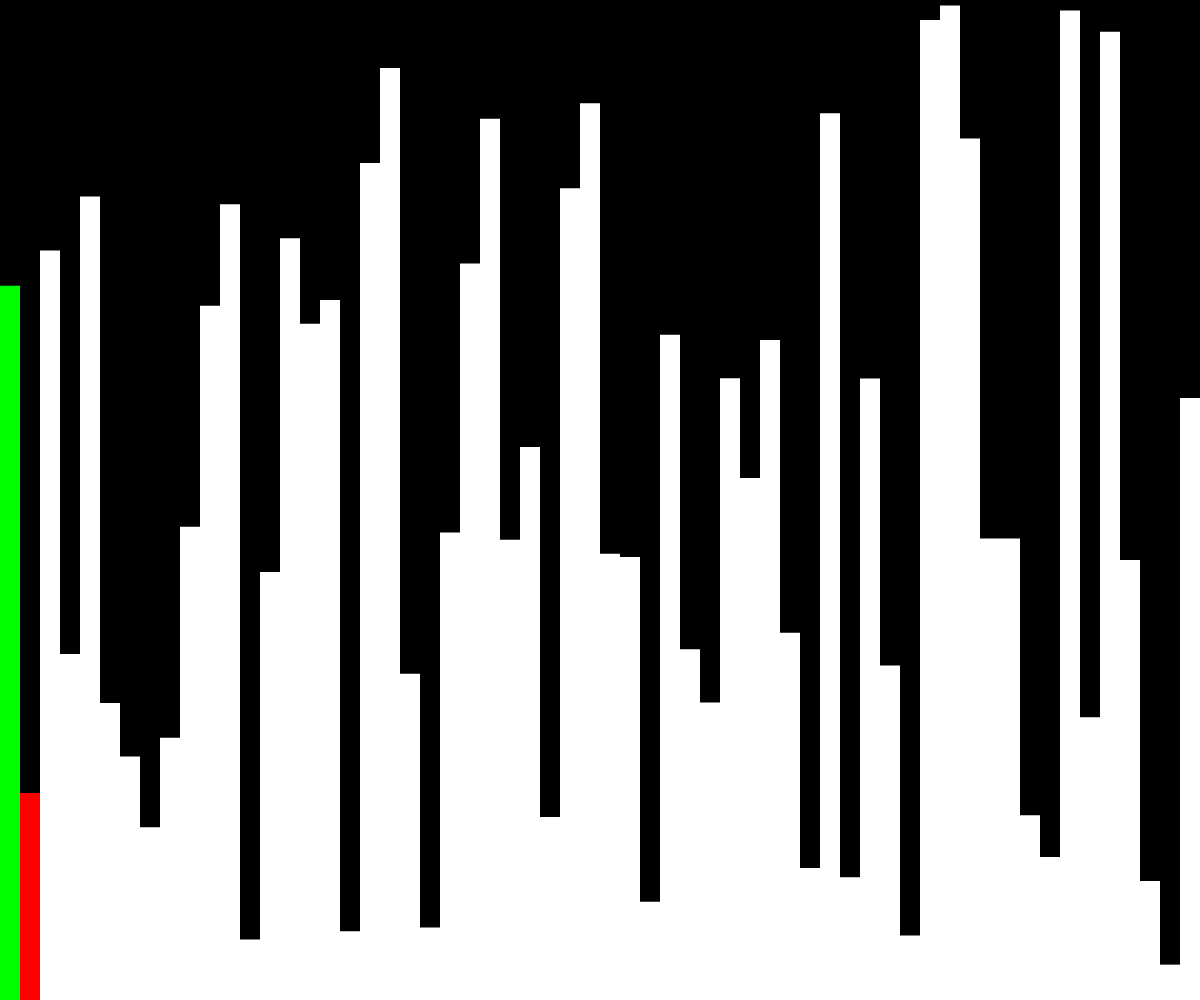
Frame 1 (no input)
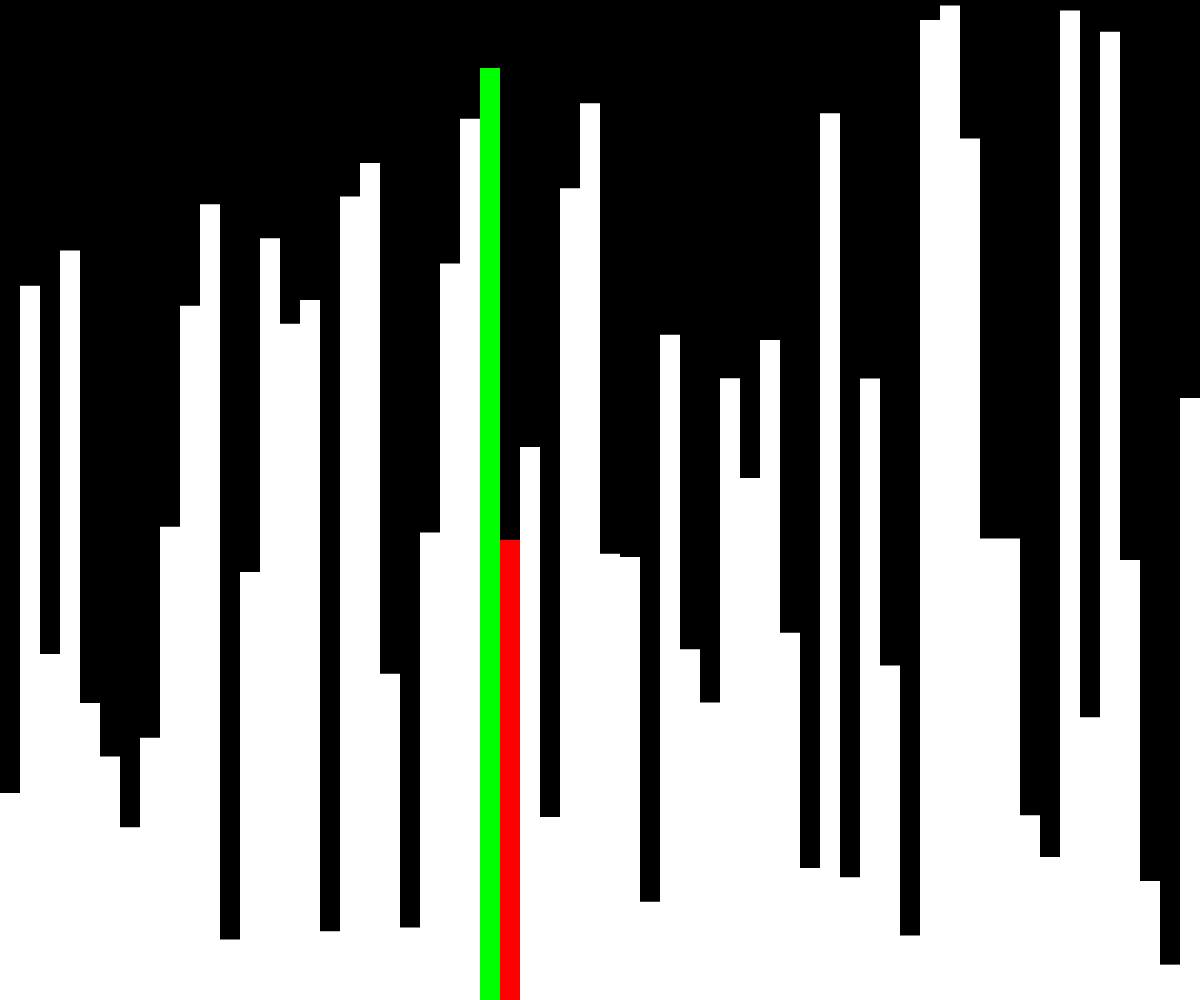
Frame 60 (no input)
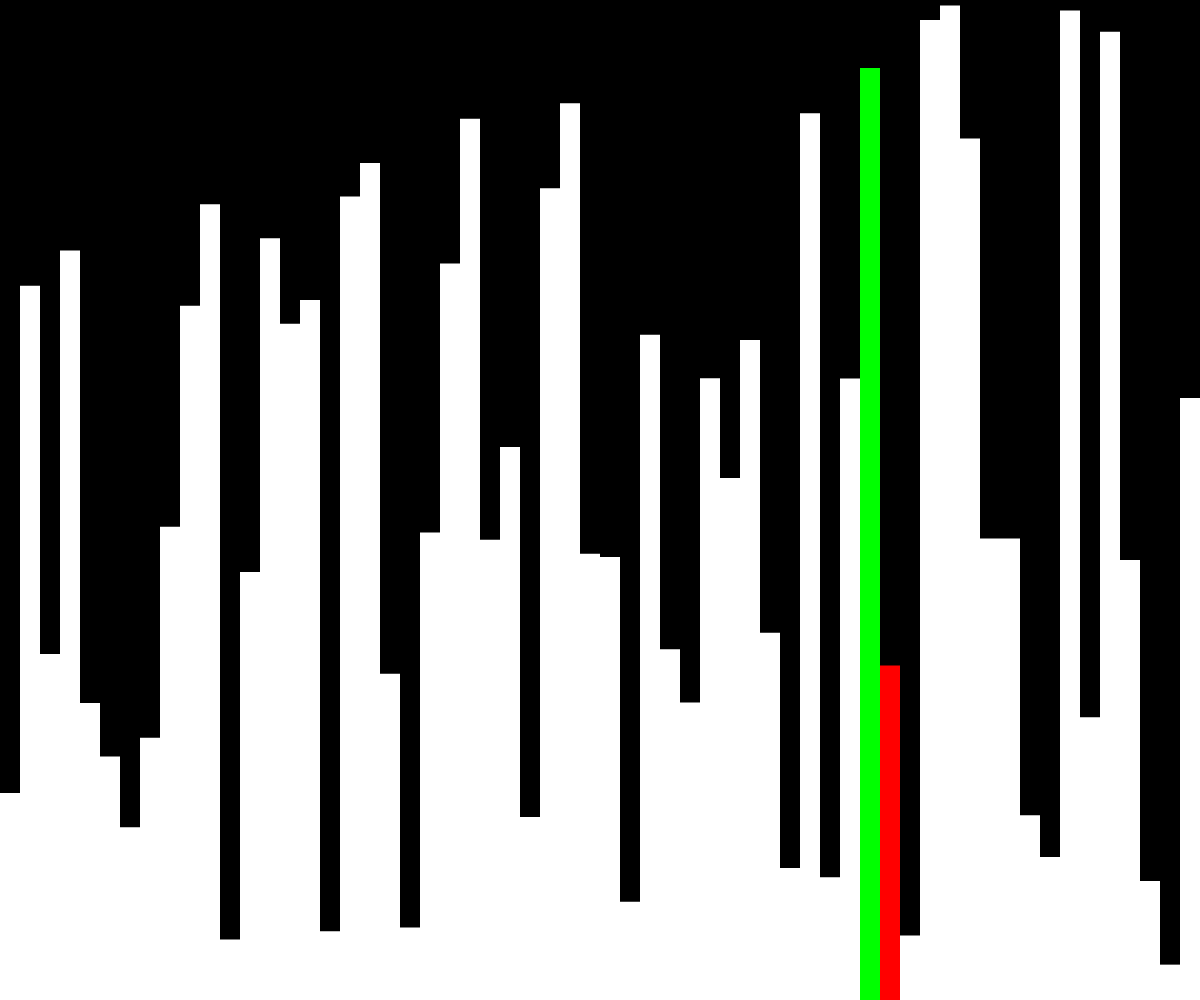
Frame 120 (the mouse pressed at the canvas centre since frame 60)

The p5.js sketch that drew these frames (run headless with seeded random() and noise() and a simulated clock; from frame 60 on, the mouse is pressed at the canvas centre):

// p5.js sketch
// ── sketch.js
let sequence = [];
let barWidth = 20;

let states = [];

function setup() {
  createCanvas(windowWidth, windowHeight);
  sequence = new Array(floor(width / barWidth));
  for (let i = 0; i < sequence.length; i++) {
    sequence[i] = random(height);
    states[i] = 0;
  }

  bubbleSort(sequence, sequence.length);
}

async function bubbleSort(arr, n) {
  for (let i = 0; i < n; i++) {
    for (let j = 0; j < n - i - 1; j++) {
      states[j] = 1;
      states[j + 1] = 2;
      if (arr[j] > arr[j + 1]) {
        await swap(arr, j, j + 1);
      }
      states[j] = 0;
      states[j + 1] = 0;
    }
  }
}

async function swap(arr, a, b) {
  await sleep(100);
  let temp = arr[a];
  arr[a] = arr[b];
  arr[b] = temp;
}

function sleep(ms) {
  return new Promise((resolve) => setTimeout(resolve, ms));
}

function draw() {
  background(0);
  noStroke();

  for (let i = 0; i < sequence.length; i++) {
    if (states[i] == 1) fill("#00FF00");
    else if (states[i] == 2) fill("#FF0000");
    else fill(255);
    rect(i * barWidth, height - sequence[i], barWidth, sequence[i]);
  }
}
